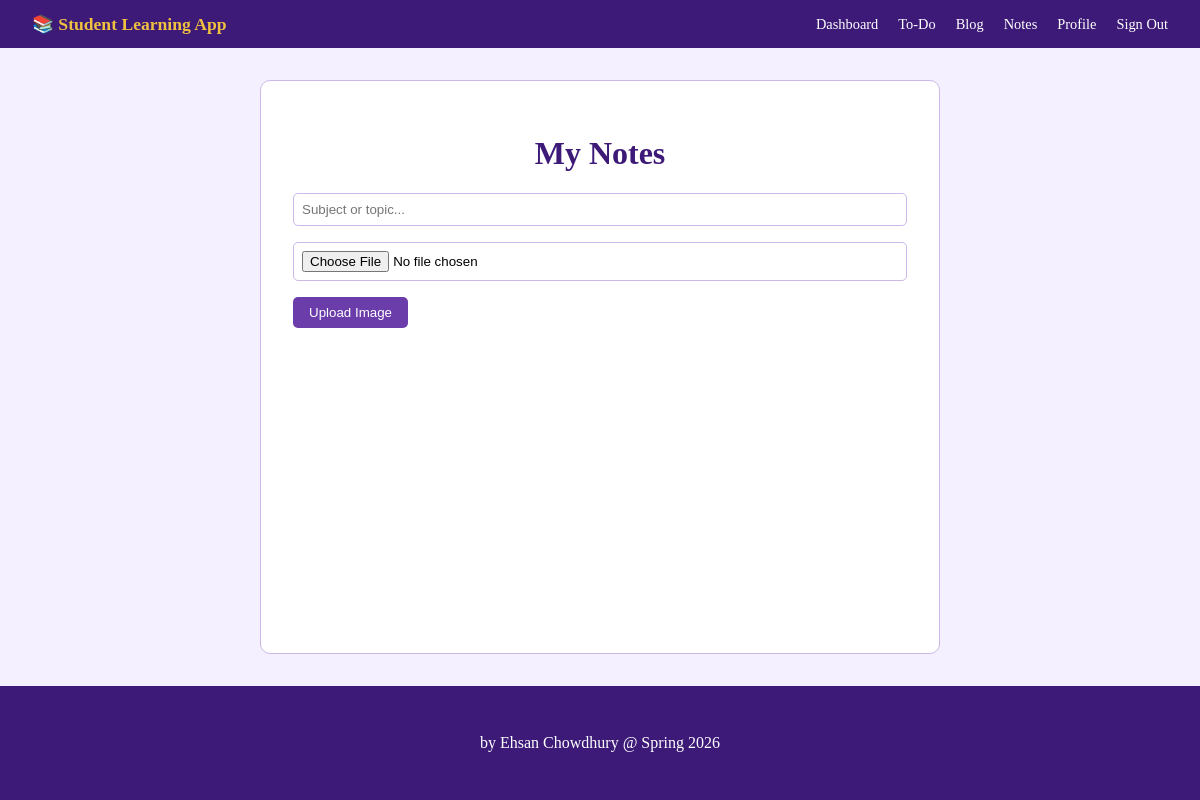
Before: /notes (signed in) with the older database file.
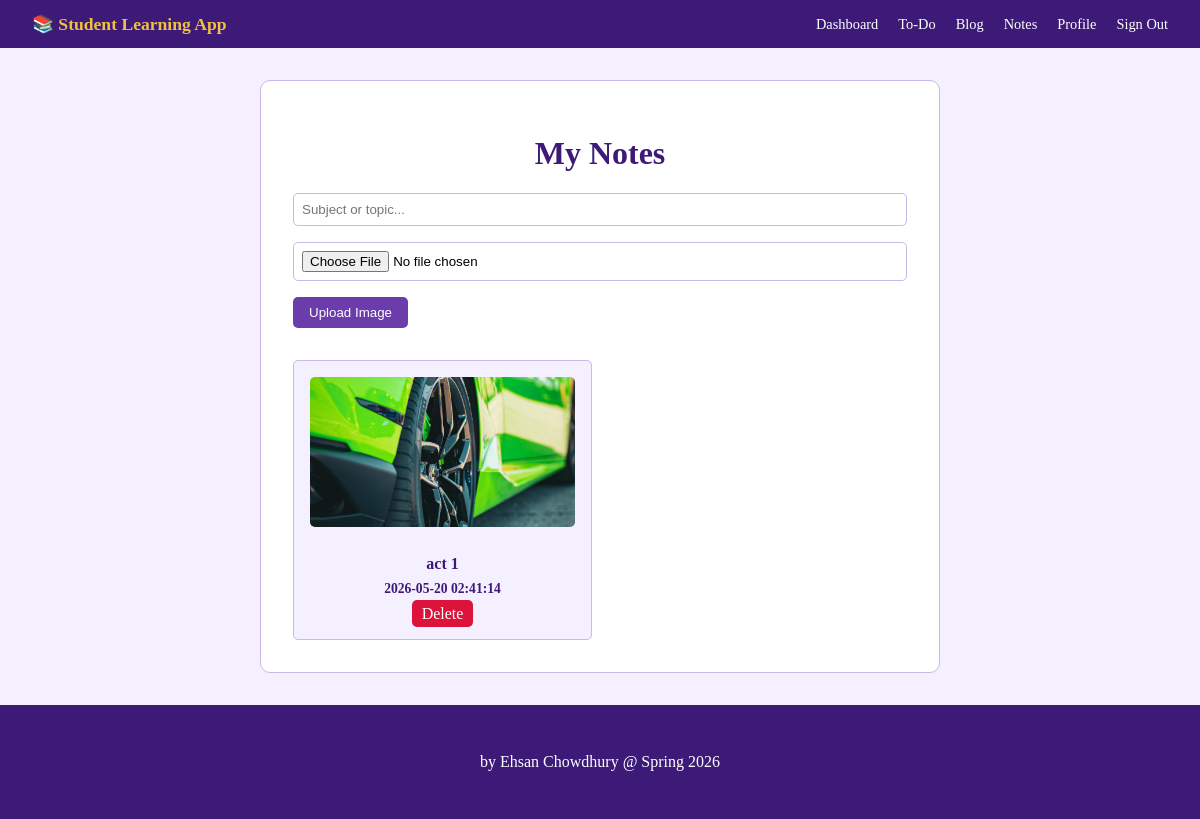
After: the same page with the newer database file.
### tables this page shows
CREATE TABLE images (
    id INTEGER PRIMARY KEY AUTOINCREMENT,
    username TEXT NOT NULL,
    filename TEXT NOT NULL,
    subject TEXT NOT NULL,
    uploaded_at DATETIME DEFAULT CURRENT_TIMESTAMP
);

### app.py (the view)
@app.route('/notes')
def notes():
    if 'username' not in session:
        return redirect(url_for('login'))
    conn = get_db()
    cursor = conn.cursor()
    cursor.execute("SELECT * FROM images WHERE username = ? ORDER BY uploaded_at DESC", (session['username'],))
    images = cursor.fetchall()
    conn.close()
    return render_template('notes.html', images=images)

### app.py (called while the page is built)
def get_db():
    conn = sqlite3.connect("students.db")
    conn.row_factory = sqlite3.Row
    return conn

### templates/notes.html (shortened to what this page needs)
{% extends 'base.html' %}
{% block content %}
<h1 class="title">My Notes</h1>
<form method="POST" action="{{ url_for('upload_image') }}" enctype="multipart/form-data" class="signup_form">
    <section class="form_section">
        <input type="text" name="subject" placeholder="Subject or topic..." required/>
    </section>
    <section class="form_section">
        <input type="file" name="image" accept="image/*" required/>
    </section>
    <button type="submit" class="btn_signup">Upload Image</button>
</form>
<div class="notes_grid">
    {% for image in images %}
    <div class="note_card">
        <img src="{{ url_for('static', filename='uploads/' + image['filename']) }}"
             alt="{{ image['subject'] }}"
             data-subject="{{ image['subject'] }}"
             class="preview_img"/>
        <p>{{ image['subject'] }}</p>
        <p class="post_meta">{{ image['uploaded_at'] }}</p>
        <a href="{{ url_for('delete_image', image_id=image['id']) }}" class="btn_delete">Delete</a>
    </div>
    {% endfor %}
</div>
{% endblock %}

### templates/base.html (shortened to what this page needs)
<!DOCTYPE html>
<html lang="en">
<head>
    <link rel="stylesheet" href="{{ url_for('static', filename='style.css') }}">
</head>
<body>
    {% if session.get('username') %}
    <nav class="topbar">
        <span class="topbar_brand">📚 Student Learning App</span>
        <div class="topbar_links">
            <a href="{{ url_for('dashboard') }}">Dashboard</a>
            <a href="{{ url_for('todo') }}">To-Do</a>
            <a href="{{ url_for('blog') }}">Blog</a>
            <a href="{{ url_for('notes') }}">Notes</a>
            <a href="{{ url_for('profile') }}">Profile</a>
            <a href="{{ url_for('logout') }}">Sign Out</a>
        </div>
    </nav>
    {% endif %}
    <main class="maincontainer">
        {% block content %}{% endblock %}
    </main>
    <footer class="footer">
        <p>by Ehsan Chowdhury @ Spring 2026</p>
    </footer>
</body>
</html>

### static/style.css (style rules this page uses)
* { box-sizing: border-box; }
body { background-color: #f5f0ff; margin: 0; min-height: 100vh; display: flex; flex-direction: column; }
.topbar { background-color: #3d1a78; padding: 0.85rem 2rem; display: flex; justify-content: space-between; align-items: center; }
.topbar_brand { color: #f0c040; font-weight: bold; font-size: 1.1rem; }
.topbar_links { display: flex; gap: 1.25rem; }
.topbar_links a { color: white; text-decoration: none; font-size: 0.9rem; }
.maincontainer { background-color: white; width: 680px; margin: 2rem auto; padding: 2rem; border-radius: 10px; border: 1px solid #c9b8e8; flex: 1; }
.footer { background-color: #3d1a78; color: white; padding: 2rem; text-align: center; }
.title { text-align: center; color: #3d1a78; }
.form_section { margin-bottom: 1rem; }
.form_section input { padding: 0.5rem; width: 100%; border: 1px solid #c9b8e8; border-radius: 5px; }
.btn_login, .btn_signup { background-color: #6a3daa; color: white; border: none; border-radius: 5px; padding: 0.5rem 1rem; transition: ease 500ms; }
.btn_delete { background-color: crimson; color: white; padding: 0.3rem 0.6rem; border-radius: 5px; text-decoration: none; border: none; cursor: pointer; }
.post_meta { color: gray; font-size: 0.85rem; margin: 0.3rem 0; }
.notes_grid { display: grid; grid-template-columns: repeat(2, 1fr); gap: 1rem; margin-top: 2rem; }
.note_card { background-color: #f5f0ff; padding: 1rem; border-radius: 5px; border: 1px solid #c9b8e8; text-align: center; }
.note_card img { width: 100%; height: 150px; object-fit: cover; border-radius: 5px; margin-bottom: 0.5rem; }
.note_card p { color: #3d1a78; font-weight: bold; margin-bottom: 0.5rem; }
.note_card a { text-decoration: none; }
.preview_img { cursor: pointer; }

Changed rows visible on the page:
added images: filename (picture), subject "act 1", uploaded_at "2026-05-20 02:41:14"
